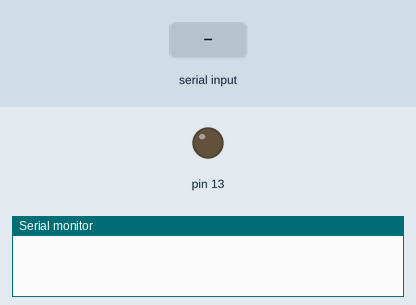
Recording of a sketch running on a simulated Arduino Uno, built with avr-gcc and run on an emulated ATmega328P. Parts: output pins drawn as LEDs (lit = HIGH), the last lines printed to the serial monitor. Inputs (shaded band) come from the test bench.

Above: at 2.2 s.
2.3 s: "2off" received over Serial
At 2.9 s:
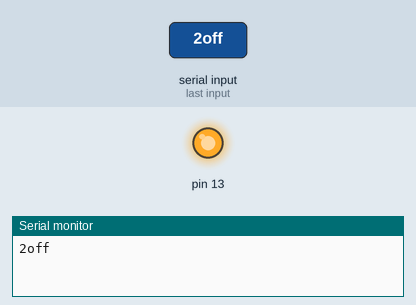
5.0 s: "2on" received over Serial
7.0 s: "1" received over Serial
Timing chart, 0 to 10.0 s (numbered marks = the images above; inputs shaded):
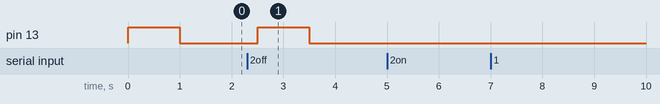

Measured:
- after the input at 2.3 s, pin 13: LOW → HIGH after 0.20 s, → LOW 1.0 s later

The sketch:

arduinoBluetooth.ino
```cpp
char inSerial[15];

void setup() {
  Serial.begin(9600);
  pinMode(13,OUTPUT);

  pinMode(1,OUTPUT);
  pinMode(0,INPUT);

  allpinslow();

}

void loop() {
  int i = 0;
  int m = 0;
  delay(500);
  if(Serial.available() > 0) {
    while(Serial.available() > 0) {
      inSerial[i] = Serial.read();
      i++;
    }
    inSerial[i] = '\0';
    Check_Protocol(inSerial);
  }
}

void allpinslow() {
  digitalWrite(13, HIGH);
  delay(1000);
  digitalWrite(13, LOW);
}

void Check_Protocol(char inStr[]) {
  int i=0;
  int m=0;
  Serial.println(inStr);

  if(!strcmp(inStr, "2off")) {
    allpinslow();
    digitalWrite(13,LOW);
    Serial.println("elma");
    for(m=0; m<11; m++) {
      inStr[m]=0;
    }

  if(!strcmp(inStr, "2on")) {
    allpinslow();
    digitalWrite(13,HIGH);
    Serial.println("portakal");
    for(m=0; m<11; m++) {
      inStr[m]=0;
    }
  }

    else{
      for(m=0; m<11; m++) {
      inStr[m]=0;
    }
    i=0;
    }}}
```
